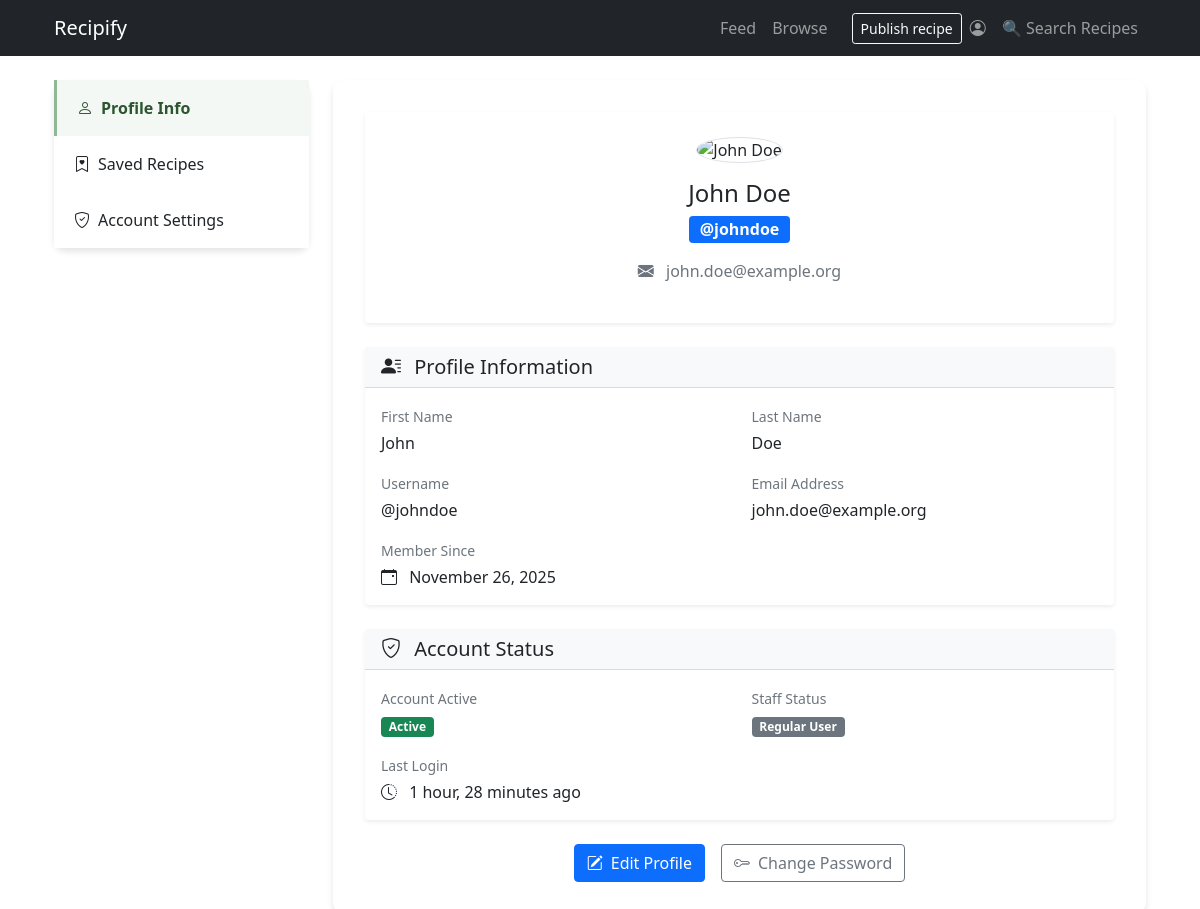
Screenshot of /profile/ (signed in) with the database file from the repository.
### recipes/models/user.py (models this page shows, shortened)
class User(AbstractUser):
    username = models.CharField(
        max_length=30,
        unique=True,
        validators=[RegexValidator(
            regex=r'^@\w{3,}$',
            message='Username must consist of @ followed by at least three alphanumericals'
        )]
    )
    first_name = models.CharField(max_length=50, blank=False)
    last_name = models.CharField(max_length=50, blank=False)
    email = models.EmailField(unique=True, blank=False)
    class Meta:
        ordering = ['last_name', 'first_name']
    def full_name(self):
        return f'{self.first_name} {self.last_name}'
    def gravatar(self, size=120):
        gravatar_object = Gravatar(self.email)
        gravatar_url = gravatar_object.get_image(size=size, default='mp')
        return gravatar_url

### recipes/views/profile_view.py (the view, shortened to what this page needs)
# urls.py: path("profile/", profile, name="profile"),  # Display profile
@login_required
def profile(request):
    current_user = request.user
    saved_recipes = current_user.saved_recipes.all().select_related('recipe', 'recipe__created_by')
    saved_recipe_ids = saved_recipes.values_list('recipe_id', flat=True)
    return render(request, 'profile.html', {
        'user': current_user,
        'saved_recipe_ids': list(saved_recipe_ids),
        'saved_recipes_prefetched': saved_recipes,
    })

### recipes/templates/profile.html (shortened to what this page needs)
{% extends 'base_content.html' %}
{% load static %}
{% load recipe_helpers %}
{% block content %}
<div class="container mt-4">
  <div class="row">
    <div class="col-md-4 col-lg-3">
      <div class="recipe-card">
        <div class="card-body p-0">
          <div class="list-group list-group-flush">
            <a href="?tab=profile-info" class="list-group-item nav-tab {% if request.GET.tab != 'recipes' and request.GET.tab != 'account' %}active{% endif %}">
              <i class="bi bi-person me-2"></i>Profile Info
            </a>
            <a href="?tab=recipes" class="list-group-item nav-tab {% if request.GET.tab == 'recipes' %}active{% endif %}">
              <i class="bi bi-bookmark-heart me-2"></i>Saved Recipes
            </a>
            <a href="?tab=account" class="list-group-item nav-tab {% if request.GET.tab == 'account' %}active{% endif %}">
              <i class="bi bi-shield-check me-2"></i>Account Settings
            </a>
          </div>
        </div>
      </div>
    </div>
    <div class="col-md-8 col-lg-9">
      {% if request.GET.tab != 'recipes' and request.GET.tab != 'account' %}
      <div id="profile-info" class="content-section">
        {% include 'partials/profile_tabs/profile_info.html' %}
      </div>
      {% endif %}
    </div>
  </div>
</div>
{% endblock %}

### recipes/templates/partials/profile_tabs/profile_info.html
<div class="card shadow-sm border-0">
  <div class="card-body text-center p-4">
    <div class="mb-3">
      <img
        src="{{ user.gravatar }}"
        alt="{{ user.full_name }}"
        class="rounded-circle border"
        width="120"
        height="120"
      />
    </div>
    <h2 class="card-title h4 mb-2">{{ user.full_name }}</h2>
    <div class="mb-3">
      <span class="badge bg-primary fs-6">{{ user.username }}</span>
    </div>
    <p class="text-muted mb-3">
      <i class="bi bi-envelope-fill me-2"></i>
      {{ user.email }}
    </p>
  </div>
</div>
<div class="card shadow-sm border-0 mt-4">
  <div class="card-header bg-light">
    <h5 class="card-title mb-0">
      <i class="bi bi-person-lines-fill me-2"></i>
      Profile Information
    </h5>
  </div>
  <div class="card-body">
    <div class="row">
      <div class="col-md-6 mb-3">
        <label class="form-label text-muted small mb-1">First Name</label>
        <p class="fs-6 mb-0">{{ user.first_name }}</p>
      </div>
      <div class="col-md-6 mb-3">
        <label class="form-label text-muted small mb-1">Last Name</label>
        <p class="fs-6 mb-0">{{ user.last_name }}</p>
      </div>
    </div>
    <div class="row">
      <div class="col-md-6 mb-3">
        <label class="form-label text-muted small mb-1">Username</label>
        <p class="fs-6 mb-0">{{ user.username }}</p>
      </div>
      <div class="col-md-6 mb-3">
        <label class="form-label text-muted small mb-1">Email Address</label>
        <p class="fs-6 mb-0">{{ user.email }}</p>
      </div>
    </div>
    <div class="row">
      <div class="col-12">
        <label class="form-label text-muted small mb-1">Member Since</label>
        <p class="fs-6 mb-0">
          <i class="bi bi-calendar-event me-2"></i>
          {{ user.date_joined|date:"F j, Y" }}
        </p>
      </div>
    </div>
  </div>
</div>
<div class="card shadow-sm border-0 mt-4">
  <div class="card-header bg-light">
    <h5 class="card-title mb-0">
      <i class="bi bi-shield-check me-2"></i>
      Account Status
    </h5>
  </div>
  <div class="card-body">
    <div class="row">
      <div class="col-md-6 mb-3">
        <label class="form-label text-muted small mb-1">Account Active</label>
        <div>
          {% if user.is_active %}
            <span class="badge bg-success">Active</span>
          {% else %}
            <span class="badge bg-danger">Inactive</span>
          {% endif %}
        </div>
      </div>
      <div class="col-md-6 mb-3">
        <label class="form-label text-muted small mb-1">Staff Status</label>
        <div>
          {% if user.is_staff %}
            <span class="badge bg-warning text-dark">Staff Member</span>
          {% else %}
            <span class="badge bg-secondary">Regular User</span>
          {% endif %}
        </div>
      </div>
    </div>
    <div class="row">
      <div class="col-12">
        <label class="form-label text-muted small mb-1">Last Login</label>
        <p class="fs-6 mb-0">
          <i class="bi bi-clock-history me-2"></i>
          {% if user.last_login %}
            {{ user.last_login|timesince }} ago
          {% else %}
            Never logged in
          {% endif %}
        </p>
      </div>
    </div>
  </div>
</div>
<div class="d-grid gap-2 d-md-flex justify-content-md-center mt-4">
  <a href="{% url 'profile_edit' %}" class="btn btn-primary me-md-2">
    <i class="bi bi-pencil-square me-2"></i>Edit Profile
  </a>
  <a href="{% url 'password' %}" class="btn btn-outline-secondary">
    <i class="bi bi-key me-2"></i>Change Password
  </a>
</div>

### static/custom.css (style rules this page uses)
:root { --primary-color: #2c5530; --secondary-color: #4a7c59; --accent-color: #8fb996; --light-bg: #f8f9fa; --card-shadow: 0 4px 6px rgba(0, 0, 0, 0.1); --hover-shadow: 0 8px 15px rgba(0, 0, 0, 0.15); }
.recipe-card { background: white; border-radius: 12px; box-shadow: var(--card-shadow); border: none; transition: all 0.3s ease; }
.nav-tab { border: none; padding: 1rem 1.25rem; transition: all 0.3s ease; border-left: 3px solid transparent; }
.nav-tab.active { border-left: 3px solid var(--accent-color); background-color: rgba(143, 185, 150, 0.1); color: var(--primary-color); font-weight: 600; }
.content-section { background: white; padding: 2rem; border-radius: 12px; box-shadow: var(--card-shadow); animation: fadeIn 0.5s ease-in; }

### rows the page displays
User: full_name "John Doe", username "@johndoe", email "john.doe@example.org", first_name "John", last_name "Doe", date_joined "November 26, 2025", last_login "1 hour, 28 minutes"
